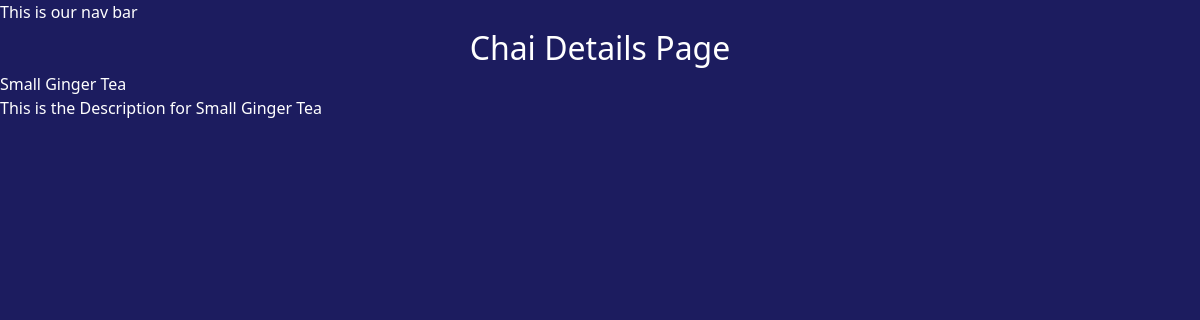
Page /chai/1/ on the committed database.
### chai/models.py (models this page shows, shortened)
class ChaiVariety(models.Model):
    CHAI_TYPE_CHOICE = [
        ('ML', 'MASALA'),
        ('GR', 'GINGER'),
        ('KL', 'KIWI'),
        ('PL', 'PLAIN'),
        ('EL', 'ELACHI'),
    ]
    name = models.CharField(max_length=100)
    image = models.ImageField(upload_to='chais/')
    date_added = models.DateTimeField(default=timezone.now)
    type = models.CharField(max_length=2, choices = CHAI_TYPE_CHOICE)
    description = models.TextField(default='')

### chai/views.py (the view)
# urls.py: path('<int:chai_id>/', views.chai_detail, name = "chai_detail"),
def chai_detail(request, chai_id):
    chai = get_object_or_404(ChaiVariety, pk = chai_id)
    return render(request, 'chai/chai_detail.html', {'chai' : chai})

### chai/templates/chai/chai_detail.html (shortened to what this page needs)
{% extends "layout.html" %}
{% block content %}
    <h1>Chai Details Page</h1>
    <h3>{{chai.name}}</h3>
    <p>{{chai.description}}</p>
{% endblock %}

### static/style.css (style rules this page uses)
html { background-color: rgb(28, 28, 95) !important; color: white; min-height: 100vh; }
h1 { text-align: center; font-size: 2em; }

### rows in the picture
ChaiVariety: name "Small Ginger Tea", description "This is the Description for Small Ginger Tea"
